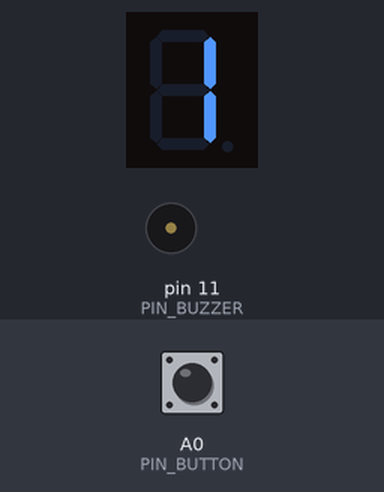
Simulated run of this sketch. Board: Arduino Uno, built with avr-gcc and run on an emulated ATmega328P. Shown: 1-digit seven-segment display, buzzer (waves = sounding). Wiring (inferred from the names in the program): 1-digit 7-segment display, segments lit when HIGH: segments pin 8, pin 9, pin 3, pin 4, pin 5, pin 7, pin 6, pin 4. The test bench sets the inputs (shaded band); at power-on: A0 (PIN_BUTTON) HIGH. Random numbers use the default seed unless the sketch sets one; the segment pins are drawn as the display they are named for; what the sketch prints to the serial monitor is not drawn.

Above: at 4.0 s.
4.1 s: A0 (PIN_BUTTON) pulled LOW for 0.15 s
At 8.04 s:
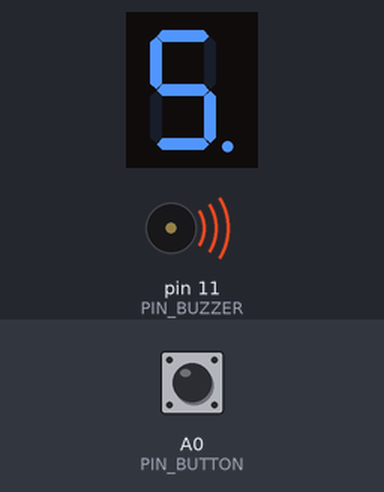
At 8.5 s:
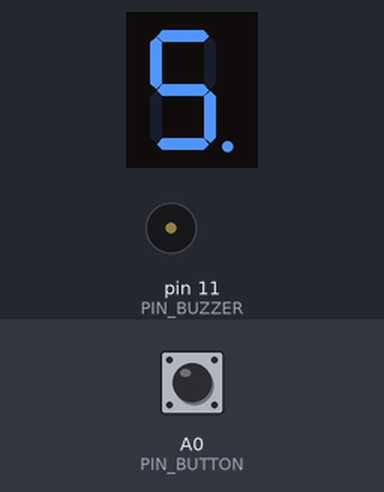
Timing chart, 0 to 10.0 s (numbered marks = the images above; inputs shaded):
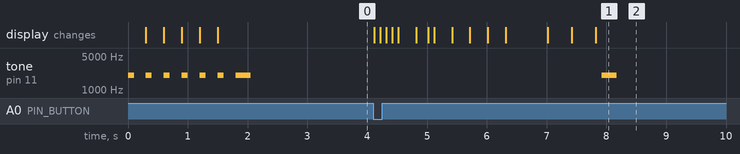

The sketch:

04_Gaming_Dice.ino
```cpp
/*****************************************************
  Activity Name: Gaming Dice
  Organisation: Soham Academy Of Human Excellence
  Website: https://ria.sohamacademy.org/
****************************************************/

#define aPin 8  //
#define bPin 9  //      _____
#define cPin 3  //     |  A  |
#define dPin 4  //   F |_____| B
#define ePin 5  //     |  G  |
#define fPin 7  //   E |_____| C
#define gPin 6  //        D     O dot

// Pin configuration
#define PIN_BUTTON A0
#define PIN_BUZZER 11

const byte PIN_CHAOS = A5; //Unconnected analog pin used to initialize RNG

// Other configuration
const unsigned int BEEP_FREQUENCY = 2000;

int On = 1; //<On=0; for Common anode> <On=1; for Common cathode>
int Off;

void setup() {
  Serial.begin(9600);
  Serial.println("Welcome to Soham Acadmey of Human Excellence");
  randomSeed(analogRead(PIN_CHAOS));
  pinMode(aPin, OUTPUT);
  pinMode(bPin, OUTPUT);
  pinMode(cPin, OUTPUT);
  pinMode(dPin, OUTPUT);
  pinMode(ePin, OUTPUT);
  pinMode(fPin, OUTPUT);
  pinMode(gPin, OUTPUT);

  pinMode(PIN_BUTTON, INPUT_PULLUP);    // On button pin as input with pullup
  pinMode(PIN_BUZZER, OUTPUT);          // On buzzer pin as output

  // Indicate that system is ready
  for (int i = 6; i >= 1; i--) {
    showNumber(i);
    tone(PIN_BUZZER, BEEP_FREQUENCY, 100);
    delay(300);
  }
  tone(PIN_BUZZER, BEEP_FREQUENCY, 250);  // Beep when done
  delay(1000);                            // Wait for 1 second
}

void loop() {
   Serial.println("Hello Gaming Dice");
  // Wait for button to be pressed, then run the test routine
  int buttonState = digitalRead(PIN_BUTTON);
  if (buttonState == LOW) {                 //Check whether the button is pressed or not.
    rollTheDice(10, 100);                   // Show the rolling animation
    rollTheDice(5, 300);
    rollTheDice(3, 400);
    rollTheDice(1, 100);
    tone(PIN_BUZZER, BEEP_FREQUENCY, 250);  // Beep when done
  }
}

void rollTheDice(int count, int delayLength) {
  for (int i = 0; i < count; i++) {
    int number = random(1, 7);            // Get random number from 1 to 6
    tone(PIN_BUZZER, BEEP_FREQUENCY, 5);  // Beep very shortly ("click")
    showNumber(number);                   // Show the number
    delay(delayLength);                   // Wait
  }
}


void showNumber(int x) {

  if (On == 1)
  {
    Off = 0;
  }
  else {
    Off = 1;
  }
  switch (x) {
    case 1: one();   break;
    case 2: two();   break;
    case 3: three(); break;
    case 4: four();  break;
    case 5: five();  break;
    case 6: six();   break;
    case 7: seven(); break;
    case 8: eight(); break;
    case 9: nine();  break;
    default: zero(); break;
  }
}

void one() {
  digitalWrite( aPin, Off); //
  digitalWrite( bPin, On);  //      |
  digitalWrite( cPin, On);  //      |
  digitalWrite( dPin, Off); //      |
  digitalWrite( ePin, Off); //      |
  digitalWrite( fPin, Off);
  digitalWrite( gPin, Off);
}

void two() {
  digitalWrite( aPin, On);  //  ____
  digitalWrite( bPin, On);  //      |
  digitalWrite( cPin, Off); //  ____|
  digitalWrite( dPin, On);  // |
  digitalWrite( ePin, On);  // |____
  digitalWrite( fPin, Off);
  digitalWrite( gPin, On);
}

void three() {
  digitalWrite( aPin, On);  //  ____
  digitalWrite( bPin, On);  //      |
  digitalWrite( cPin, On);  //  ____|
  digitalWrite( dPin, On);  //      |
  digitalWrite( ePin, Off); //  ____|
  digitalWrite( fPin, Off);
  digitalWrite( gPin, On);
}

void four() {
  digitalWrite( aPin, Off); //
  digitalWrite( bPin, On);  // |    |
  digitalWrite( cPin, On);  // |____|
  digitalWrite( dPin, Off); //      |
  digitalWrite( ePin, Off); //      |
  digitalWrite( fPin, On);
  digitalWrite( gPin, On);
}

void five() {
  digitalWrite( aPin, On);  //  ____
  digitalWrite( bPin, Off); // |
  digitalWrite( cPin, On);  // |____
  digitalWrite( dPin, On);  //      |
  digitalWrite( ePin, Off); //  ____|
  digitalWrite( fPin, On);
  digitalWrite( gPin, On);
}

void six() {
  digitalWrite( aPin, On);  //  ____
  digitalWrite( bPin, Off); // |
  digitalWrite( cPin, On);  // |____
  digitalWrite( dPin, On);  // |    |
  digitalWrite( ePin, On);  // |____|
  digitalWrite( fPin, On);
  digitalWrite( gPin, On);
}

void seven() {
  digitalWrite( aPin, On);  //  ____
  digitalWrite( bPin, On);  //      |
  digitalWrite( cPin, On);  //      |
  digitalWrite( dPin, Off); //      |
  digitalWrite( ePin, Off); //      |
  digitalWrite( fPin, Off);
  digitalWrite( gPin, Off);
}

void eight() {
  digitalWrite( aPin, On); //  ____
  digitalWrite( bPin, On); // |    |
  digitalWrite( cPin, On); // |____|
  digitalWrite( dPin, On); // |    |
  digitalWrite( ePin, On); // |____|
  digitalWrite( fPin, On);
  digitalWrite( gPin, On);
}

void nine() {
  digitalWrite( aPin, On);  //  ____
  digitalWrite( bPin, On);  // |    |
  digitalWrite( cPin, On);  // |____|
  digitalWrite( dPin, On);  //      |
  digitalWrite( ePin, Off); //  ____|
  digitalWrite( fPin, On);
  digitalWrite( gPin, On);
}

void zero() {
  digitalWrite( aPin, On); //  ____
  digitalWrite( bPin, On); // |    |
  digitalWrite( cPin, On); // |    |
  digitalWrite( dPin, On); // |    |
  digitalWrite( ePin, On); // |____|
  digitalWrite( fPin, On);
  digitalWrite( gPin, Off);
}
```

Measured:
- after the input at 4.1 s, tone on pin 11 (PIN_BUZZER): silent → 2000 Hz after 3.8 s, → silent 0.25 s later; the display: first changes at once (image 1 shows a later state)
